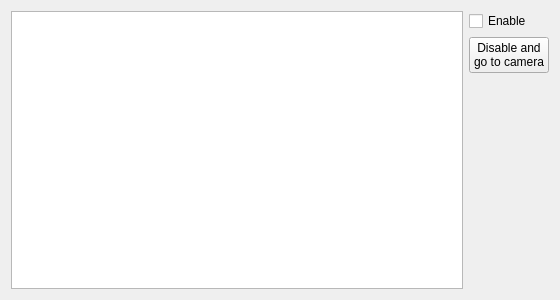
<?xml version="1.0" encoding="UTF-8"?>
<ui version="4.0">
 <class>QRWidget</class>
 <widget class="QWidget" name="QRWidget">
  <property name="geometry">
   <rect>
    <x>0</x>
    <y>0</y>
    <width>560</width>
    <height>300</height>
   </rect>
  </property>
  <property name="windowTitle">
   <string>Form</string>
  </property>
  <layout class="QHBoxLayout" name="horizontalLayout">
   <item>
    <widget class="QGraphicsView" name="gvw_main"/>
   </item>
   <item>
    <layout class="QVBoxLayout" name="verticalLayout">
     <item>
      <widget class="QCheckBox" name="chk_enable">
       <property name="text">
        <string>Enable</string>
       </property>
      </widget>
     </item>
     <item>
      <widget class="QPushButton" name="btn_to_camera">
       <property name="text">
        <string>Disable and 
go to camera</string>
       </property>
      </widget>
     </item>
     <item>
      <spacer name="verticalSpacer">
       <property name="orientation">
        <enum>Qt::Vertical</enum>
       </property>
       <property name="sizeHint" stdset="0">
        <size>
         <width>20</width>
         <height>40</height>
        </size>
       </property>
      </spacer>
     </item>
    </layout>
   </item>
  </layout>
 </widget>
 <resources/>
 <connections/>
</ui>
